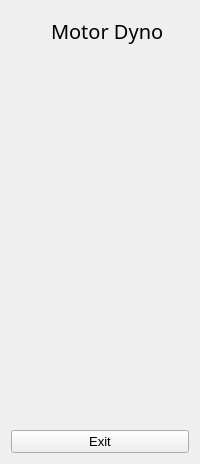
     <widget class="QWidget" name="full_menu_widget" native="true">
      <layout class="QVBoxLayout" name="verticalLayout_4">
       <item>
        <layout class="QHBoxLayout" name="horizontalLayout_2">
         <property name="spacing">
          <number>0</number>
         </property>
         <item>
          <widget class="QLabel" name="logo_label_2">
           <property name="minimumSize">
            <size>
             <width>40</width>
             <height>40</height>
            </size>
           </property>
           <property name="maximumSize">
            <size>
             <width>40</width>
             <height>40</height>
            </size>
           </property>
           <property name="text">
            <string/>
           </property>
           <property name="pixmap">
            <pixmap resource="resource.qrc">:/icon/icon/letter-m3626.logowik.com(1).ico</pixmap>
           </property>
           <property name="scaledContents">
            <bool>true</bool>
           </property>
          </widget>
         </item>
         <item>
          <widget class="QLabel" name="logo_label_3">
           <property name="font">
            <font>
             <family>Gill Sans MT</family>
             <pointsize>15</pointsize>
             <weight>50</weight>
             <bold>false</bold>
            </font>
           </property>
           <property name="text">
            <string>Motor Dyno</string>
           </property>
          </widget>
         </item>
        </layout>
       </item>
       <item>
        <layout class="QVBoxLayout" name="verticalLayout_2">
         <property name="spacing">
          <number>0</number>
         </property>
        </layout>
       </item>
       <item>
        <spacer name="verticalSpacer_2">
         <property name="orientation">
          <enum>Qt::Vertical</enum>
         </property>
         <property name="sizeHint" stdset="0">
          <size>
           <width>20</width>
           <height>373</height>
          </size>
         </property>
        </spacer>
       </item>
       <item>
        <widget class="QPushButton" name="exit_btn_2">
         <property name="font">
          <font>
           <pointsize>10</pointsize>
          </font>
         </property>
         <property name="text">
          <string>Exit</string>
         </property>
         <property name="icon">
          <iconset resource="resource.qrc">
           <normaloff>:/icon/icon/close-window-64.ico</normaloff>:/icon/icon/close-window-64.ico</iconset>
         </property>
         <property name="iconSize">
          <size>
           <width>20</width>
           <height>20</height>
          </size>
         </property>
        </widget>
       </item>
      </layout>
     </widget>
